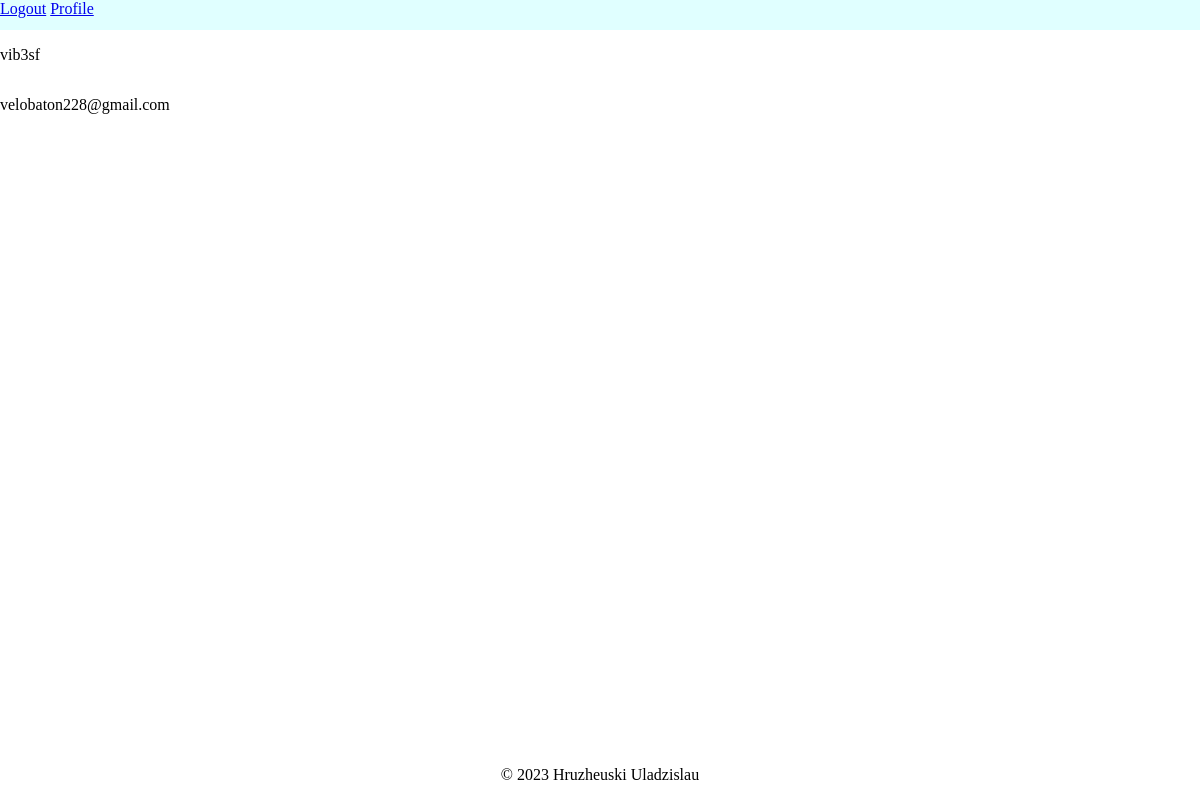
The app's page /profile/ (signed in), older data.
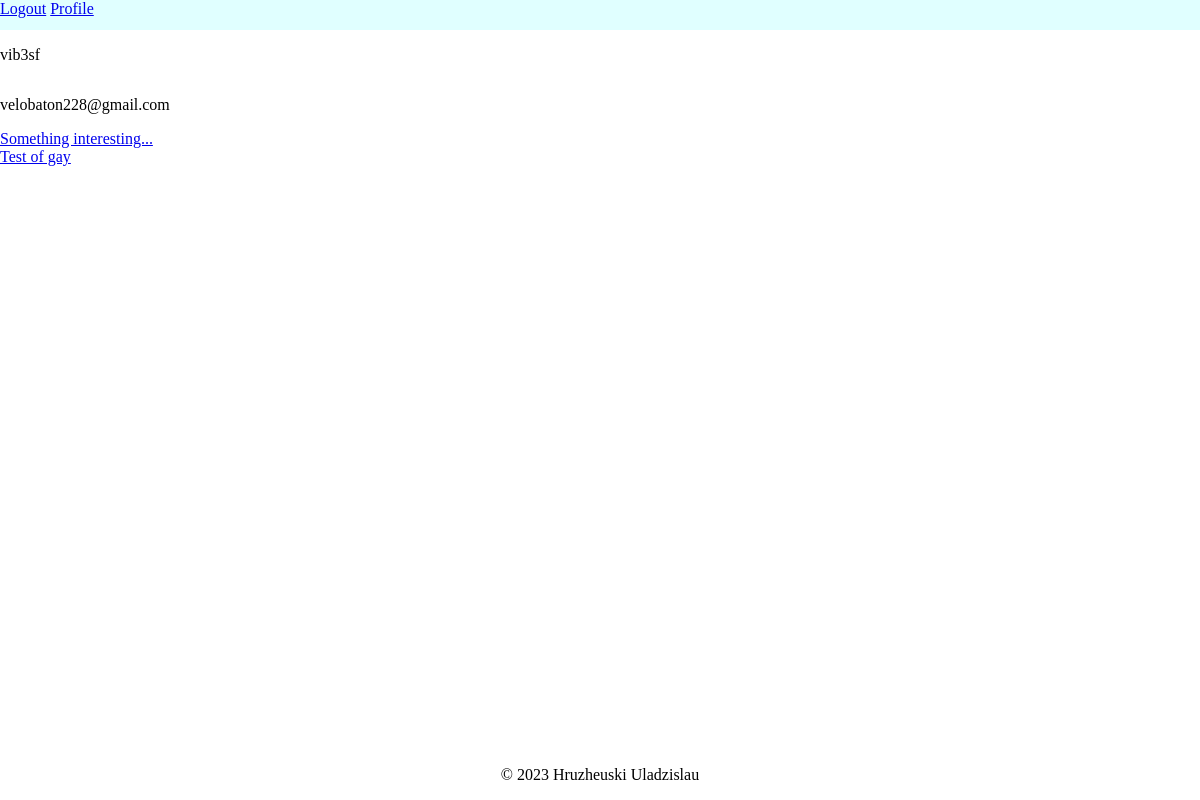
The same page, newer data.
### polls/models.py (models this page shows)
class Poll(models.Model):
    poll_text = models.CharField(max_length=200)
    creator = models.ForeignKey(User, on_delete=models.CASCADE)
    pub_date = models.DateTimeField(auto_now_add=True)
    def get_absolute_url(self):
        return f'/poll/{self.id}'
    def __str__(self):
        return self.poll_text

### users/views.py (the view)
# urls.py: path('profile/', profile, name='profile'),
def profile(request):
    context = {
        'polls': request.user.poll_set.all(),
    }
    return render(request, 'users/profile.html', context)

### users/templates/users/profile.html
{% extends "polls/base.html" %}
{% block content %}
    <p> {{ user.username }}</p>
    <p> {{ user.email }}</p>
    {% for poll in polls %}
        <a href="{{ poll.get_absolute_url }}">{{ poll }}</a>
    {% endfor %}
{% endblock content %}

### polls/templates/polls/base.html (shortened to what this page needs)
{% load static %}
<!DOCTYPE html>
<html lang="en">
<head>
    <link type="text/css" href="{% static 'polls/css/style.css' %}" rel="stylesheet">
</head>
<body>
<header class="site-header">
    <nav>
        <div class="navbar-nav">
          {% if user.is_authenticated %}
            <a class="nav-item nav-link" href="{% url 'logout' %}">Logout</a>
            <a class="nav-item nav-link" href="{% url 'profile'  %}">Profile</a>
          {% else %}
            <a class="nav-item nav-link" href="{% url 'login' %}">Login</a>
            <a class="nav-item nav-link" href="{% url 'register' %}">Register</a>
          {% endif %}
        </div>
    </nav>
</header>
{% block content %}{% endblock %}
<footer class="foot">
    <p>&copy 2023 Hruzheuski Uladzislau</p>
</footer>
</body>
</html>

### polls/static/polls/css/style.css (style rules this page uses)
html, body { height: 100%; width: 100%; }
body { min-height: 100vh; margin:0; display:flex; flex-direction:column; }
header { min-height:30px; background:lightcyan; }
footer { min-height:50px; bottom: 0; text-align: center; margin-top: auto; }

Row changes from the older to the newer data that the page shows:
added Poll: poll_text "Something interesting..."
added Poll: poll_text "Test of gay"
